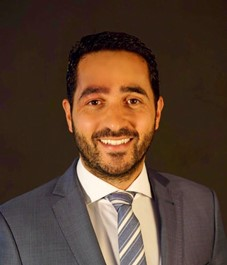
#> input picture Projects Web/yadcapital/images/DavidPerez.jpg, 227 x 265 px, given in place of the camera
$ python 'Chapter 8 - Contour_Shape Detection_Yehonathan_edition.py'
#> lines starting #> are read from the running program, lines starting #| are printed output that depends on the picture; after the words box and inside, x2 and y2 are one past the last pixel; in counts of white or black regions, pixels touching at a corner belong together
# Contour Detection
import cv2
import numpy as np


def stackImages(scale, imgArray):
    rows = len(imgArray)
    cols = len(imgArray[0])
    rowsAvailable = isinstance(imgArray[0], list)
    width = imgArray[0][0].shape[1]
    height = imgArray[0][0].shape[0]
    if rowsAvailable:
        for x in range(0, rows):
            for y in range(0, cols):
                if imgArray[x][y].shape[:2] == imgArray[0][0].shape[:2]:
                    imgArray[x][y] = cv2.resize(imgArray[x][y], (0, 0), None, scale, scale)
                else:
                    imgArray[x][y] = cv2.resize(imgArray[x][y], (imgArray[0][0].shape[1], imgArray[0][0].shape[0]),
                                                None, scale, scale)
                if len(imgArray[x][y].shape) == 2: imgArray[x][y] = cv2.cvtColor(imgArray[x][y], cv2.COLOR_GRAY2BGR)
        imageBlank = np.zeros((height, width, 3), np.uint8)
        hor = [imageBlank] * rows
        hor_con = [imageBlank] * rows
        for x in range(0, rows):
            hor[x] = np.hstack(imgArray[x])
        ver = np.vstack(hor)
    else:
        for x in range(0, rows):
            if imgArray[x].shape[:2] == imgArray[0].shape[:2]:
                imgArray[x] = cv2.resize(imgArray[x], (0, 0), None, scale, scale)
            else:
                imgArray[x] = cv2.resize(imgArray[x], (imgArray[0].shape[1], imgArray[0].shape[0]), None, scale, scale)
            if len(imgArray[x].shape) == 2: imgArray[x] = cv2.cvtColor(imgArray[x], cv2.COLOR_GRAY2BGR)
        hor = np.hstack(imgArray)
        ver = hor
    return ver


def getContours(img):
    contours, hierarchy = cv2.findContours(img, cv2.RETR_EXTERNAL, cv2.CHAIN_APPROX_NONE)
    for cnt in contours:
        area = cv2.contourArea(cnt)
        if area > MIN_AREA:
            cv2.drawContours(imgContour, cnt, -1, (0, 0, 255), 3)
            peri = cv2.arcLength(cnt, True)
            approx = cv2.approxPolyDP(cnt, 0.02 * peri, True)
            objCor = len(approx)
            x, y, w, h = cv2.boundingRect(approx)

            object_string = f"corners: {objCor}"

            cv2.rectangle(imgContour, (x, y), (x + w, y + h), (0, 255, 0), 2)
            cv2.putText(imgContour, object_string,
                        (x + (w // 2) - 10, y + (h // 2) - 10), cv2.FONT_HERSHEY_COMPLEX, 0.7,
                        (0, 0, 0), 2)


cap = cv2.VideoCapture(1)
frameWidth = 640
frameHeight = 480
cap.set(3, frameWidth)
cap.set(4, frameHeight)
cap.set(10,150)
MIN_AREA=25
while cap.isOpened():
    # MIN_AREA += 1
    success, img = cap.read()
#> img is the input picture: shape (265, 227, 3); mean B, G, R 48.9, 64.8, 89

    # path = 'Resources/shapes.png'
    # img = cv2.imread(path)
    imgContour = img.copy()

    imgGray = cv2.cvtColor(img, cv2.COLOR_BGR2GRAY)
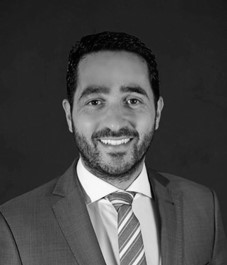
#> imgGray: shape (265, 227); min 1, max 253, mean 70.2
    imgBlur = cv2.GaussianBlur(imgGray, (7, 7), 1)
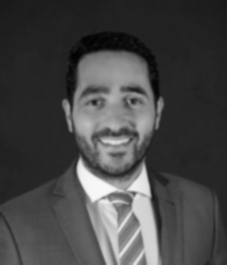
#> imgBlur: shape (265, 227); min 3, max 248, mean 70.2
    imgCanny = cv2.Canny(imgBlur, 50, 50)
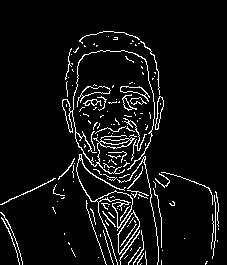
#> imgCanny: shape (265, 227); 6.3% white in thin lines or dots, all inside (x1, y1, x2, y2) = (0, 31, 219, 265)
    getContours(imgCanny)
#> in getContours, `contours, hierarchy = cv2.findContours(img, cv2.RETR_EXTERNAL, cv2.CHA..`: contours = 145 contours, 133 with area under 20; largest, box (x1, y1, x2, y2) and area: (76, 154, 133, 265) 550, (117, 210, 140, 255) 438, (62, 50, 155, 174) 360, (77, 86, 111, 107) 172, (120, 86, 150, 102) 142
#> the loop in getContours, `for cnt in contours:` made 145 passes
#> (area, peri, approx, objCor, x, y, w, h) on pass 28: (438.5, 106.8, [[133, 210], [117, 234], [119, 254], [139, 226]], 4, 117, 210, 23, 45)
#> (area, peri, objCor, x, y, w, h, object_string) on passes 68, 71, 108, 109, 110, 112: (27.5, 312.6, 6, 117, 156, 41, 109, 'corners: 6'), (549.5, 554.1, 10, 79, 154, 54, 111, 'corners: 10'), (36, 67.11, 13, 83, 99, 19, 7, 'corners: 13'), (60.5, 44.04, 10, 130, 97, 17, 8, 'corners: 10'), (127, 74.97, 7, 155, 96, 9, 34, 'corners: 7'), (61.5, 64.53, 9, 122, 94, 15, 17, 'corners: 9')
#> after the loop in getContours, `for cnt in contours:`:
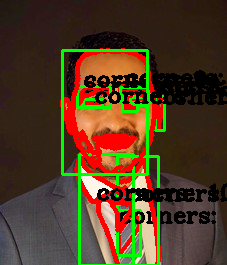
#> imgContour: shape (265, 227, 3); mean B, G, R 34.4, 59, 80.9

    imgBlank = np.zeros_like(img)
    imgStack = stackImages(0.8, ([img, imgGray, imgBlur],
                                 [imgCanny, imgContour, imgBlank]))
#> after the loop in stackImages, `for x in range(0, rows):`: hor = 2 items
#> in stackImages, `ver = np.vstack(hor)`:
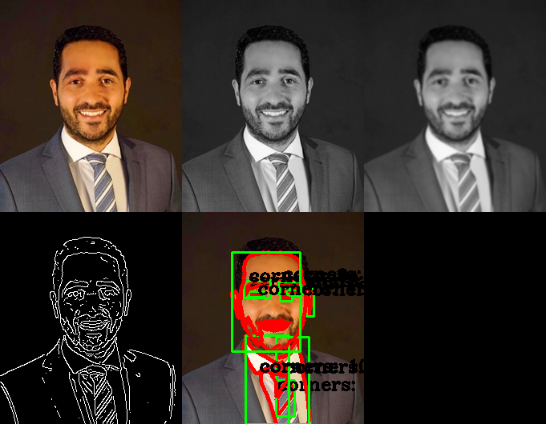
#> ver: shape (424, 546, 3); mean of channels 0, 1, 2 39.9, 46.6, 54.3; drawn as B, G, R

    cv2.imshow("Stack", imgStack)
    if cv2.waitKey(33) in [27, ord('q')]:
#> (key q is pressed here)
        break
